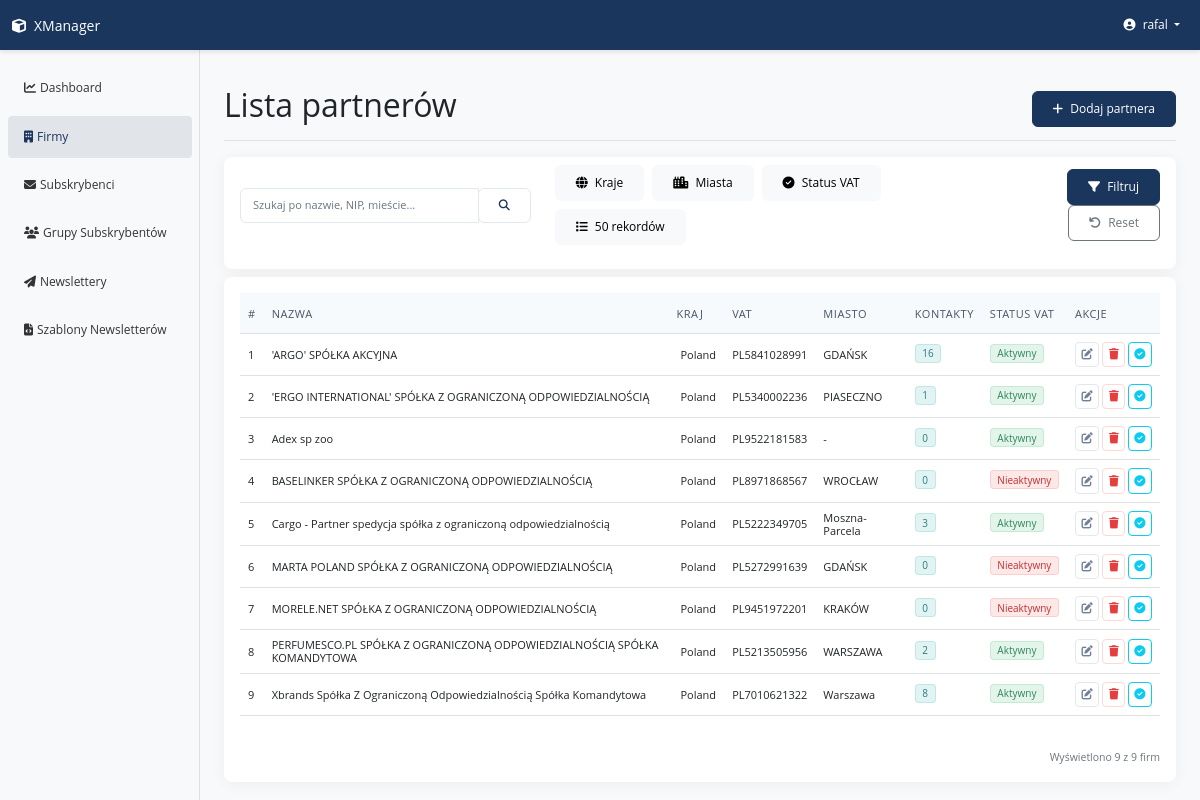
Page /partner/ (signed in) on the committed database.
### apps/partner/models.py (models this page shows, shortened)
class Partner(CoreModel):
    country = CountryField(
        verbose_name=('Kraj'),
        help_text=(
            'Choose country, to specify a method of VAT number verification')
    )
    vat_number = models.CharField(
        max_length=20,
        verbose_name=('VAT number'),
        help_text=('Enter VAT number without country prefix')
    )
    name = models.CharField(
        max_length=100,
        verbose_name='Company name',
        blank=True,
        editable=True
    )
    name_verified = models.BooleanField(
        default=False,
        verbose_name=('Verified Name'),
        editable=True
    )
    city = models.CharField(
        max_length=100,
        verbose_name=('City'),
        blank=True,
        editable=True
    )
    street_name = models.CharField(
        max_length=100,
        verbose_name=('Street'),
        blank=True,
        editable=True
    )
    building_number = models.CharField(
        max_length=100,
        verbose_name=('Building number'),
        blank=True,
        editable=True
    )
    apartment_number = models.CharField(
        max_length=10,
        verbose_name=('Apartment number'),
        blank=True,
        null=True,
        editable=True
    )
    postal_code = models.CharField(
        max_length=10,
        verbose_name=('Postal code'),
        blank=True,
        editable=True
    )
    phone_number = models.CharField(
        validators=[phone_number_validator],
        verbose_name=('Phone number'),
        blank=True
    )
    additional_info = models.CharField(
        max_length=200,
        null=True,
        blank=True,
        verbose_name=('Additional information')
    )
    is_verified = models.BooleanField(
        default=False,
        verbose_name=('Verified'),
        editable=False
    )
    verification_date = models.DateTimeField(
        null=True,
        blank=True,
        verbose_name=('Verification date'),
        editable=False
    )
    verification_id = models.CharField(
        max_length=100,
        null=True,
        blank=True,
        verbose_name=('Verification ID'),
        help_text=('Unique query ID from government verification API system'),
        editable=False
    )
    subscriber = models.ManyToManyField(
        'subscriber.Subscriber',
        through='PartnerEmail',
        related_name='partnered_with',
        verbose_name=('Email contacts'),
        help_text=('Max 10 email addresses')
    )
    def get_full_vat_number(self):
        return f"{self.country.code}{self.vat_number}"
    class Meta:
        verbose_name = ('Partner')
        verbose_name_plural = ('Partners')
        unique_together = [('country', 'vat_number')]

### apps/partner/views.py (the view)
# urls.py: path('', views.PartnerListView.as_view(), name='partner_list'),
class PartnerListView(LoginRequiredMixin, ListView):
    model = Partner
    template_name = 'partner/partner_list.html'
    context_object_name = 'partners'
    paginate_by = 50  # Domyślna liczba rekordów na stronę
    ordering = ['name']
    def get_queryset(self):
        queryset = super().get_queryset()
        search_query = self.request.GET.get('search', '')
        country_filters = self.request.GET.getlist('country')
        city_filters = self.request.GET.getlist('city')
        status_filter = self.request.GET.get('status', '')
        if search_query:
            queryset = queryset.filter(
                Q(name__icontains=search_query) |
                Q(vat_number__icontains=search_query) |
                Q(city__icontains=search_query)
            )
        if country_filters:
            queryset = queryset.filter(country__in=country_filters)
        if city_filters:
            queryset = queryset.filter(city__in=city_filters)
        if status_filter == 'verified':
            queryset = queryset.filter(is_verified=True)
        elif status_filter == 'unverified':
            queryset = queryset.filter(is_verified=False)
        page_size = self.request.GET.get('page_size')
        if page_size and page_size.isdigit():
            self.paginate_by = int(page_size)
        return queryset
    def get_context_data(self, **kwargs):
        context = super().get_context_data(**kwargs)
        context = add_to_context(context)
        sorted_countries = context['countries']
        form = PartnerFilterForm(
            self.request.GET or None,
            countries=sorted_countries
        )
        context['filter_form'] = form
        context['search_query'] = self.request.GET.get('search', '')
        context['selected_countries'] = self.request.GET.getlist('country')
        context['selected_cities'] = self.request.GET.getlist('city')
        context['selected_status'] = self.request.GET.get('status', '')
        context['selected_page_size'] = self.request.GET.get(
            'page_size', str(self.paginate_by))
        context['default_page_size'] = str(self.paginate_by)
        cities = sorted({p.city for p in Partner.objects.filter(
            city__isnull=False).exclude(city='')})
        context['cities'] = cities
        return context

### templates/partner/partner_list.html (shortened to what this page needs)
{% extends "base.html" %}
{% load static %}
{% block page_title %}Lista partnerów{% endblock %}
{% block page_actions %}
    <a href="{% url 'partner:partner_create' %}" class="btn btn-primary">
        <i class="fas fa-plus me-1"></i> Dodaj partnera
    </a>
{% endblock %}
{% block content %}
    <div class="card mb-2">
        <div class="card-body py-2">
            <form method="get" action="{% url 'partner:partner_list' %}" id="filterForm" class="row align-items-center">
                <div class="col-md-4">
                    <div class="input-group input-group-sm">
                        <input type="text" class="form-control form-control-sm" name="search"
                               placeholder="Szukaj po nazwie, NIP, mieście..."
                               value="{{ search_query|default:'' }}">
                        <button class="btn btn-outline-primary btn-sm" type="submit">
                            <i class="fas fa-search"></i>
                        </button>
                    </div>
                </div>
                <div class="col-md-6">
                    <div class="d-flex flex-wrap gap-2">
<div class="dropdown">
    <button class="btn btn-sm btn-light filter-btn" type="button" id="countryFilterDropdown" data-bs-toggle="dropdown" aria-expanded="false">
        <i class="fas fa-globe"></i>
        <span class="ms-1">Kraje</span>
    </button>
</div>
<div class="dropdown">
    <button class="btn btn-sm btn-light filter-btn" type="button" id="cityFilterDropdown" data-bs-toggle="dropdown" aria-expanded="false">
        <i class="fas fa-city"></i>
        <span class="ms-1">Miasta</span>
    </button>
</div>
                        <div class="dropdown">
                            <button class="btn btn-sm btn-light filter-btn" type="button" id="vatStatusFilterDropdown" data-bs-toggle="dropdown" aria-expanded="false">
                                <i class="fas fa-check-circle"></i>
                                <span class="ms-1">Status VAT</span>
                            </button>
                        </div>
                        <div class="dropdown">
                            <button class="btn btn-sm btn-light filter-btn" type="button" id="pageSizeFilterDropdown" data-bs-toggle="dropdown" aria-expanded="false">
                                <i class="fas fa-list"></i>
                                <span class="ms-1" id="pageSizeText">{{ selected_page_size|default:default_page_size }} rekordów</span>
                            </button>
                        </div>
                    </div>
                </div>
                <div class="col-md-2 text-end">
                    <button type="submit" class="btn btn-sm btn-primary">
                        <i class="fas fa-filter me-1"></i> Filtruj
                    </button>
                    <a href="{% url 'partner:partner_list' %}" class="btn btn-sm btn-outline-secondary ms-1">
                        <i class="fas fa-undo me-1"></i> Reset
                    </a>
                </div>
            </form>
        </div>
    </div>
    <div class="card">
        <div class="card-body">
            {% if partners %}
            <div class="table-responsive">
                <table class="table table-hover table-sm">
                    <thead>
                        <tr>
                            <th scope="col">#</th>
                            <th scope="col">Nazwa</th>
                            <th scope="col">Kraj</th>
                            <th scope="col">VAT</th>
                            <th scope="col">Miasto</th>
                            <th scope="col">Kontakty</th>
                            <th scope="col">Status VAT</th>
                            <th scope="col">Akcje</th>
                        </tr>
                    </thead>
                    <tbody>
                        {% for partner in partners %}
                        <tr>
                            <td>{{ page_obj.start_index|add:forloop.counter0 }}</td>
                            <td>{{ partner.name }}</td>
                            <td>
                                {% if partner.country %}
                                    {{ partner.country.name }}
                                {% else %}
                                    -
                                {% endif %}
                            </td>
                            <td>{{ partner.get_full_vat_number }}</td>
                            <td>{{ partner.city|default:"-" }}</td>
                            <td>
                                <span class="badge badge-company">{{ partner.emails.count }}</span>
                            </td>
                            <td>
                                {% if partner.is_verified %}
                                    <span class="badge badge-active">Aktywny</span>
                                {% else %}
                                    <span class="badge badge-inactive">Nieaktywny</span>
                                {% endif %}
                            </td>
                            <td>
                                <div class="btn-group">
                                    <a href="{% url 'partner:partner_update' partner.pk %}" class="btn btn-sm btn-outline-secondary btn-action" title="Edytuj">
                                        <i class="fas fa-edit"></i>
                                    </a>
                                    <form method="post" action="{% url 'partner:partner_delete' partner.pk %}"
                                          onsubmit="return confirm('Czy na pewno chcesz usunąć tego partnera?');"
                                          style="display: inline;">
                                        <button type="submit" class="btn btn-sm btn-outline-danger btn-action" title="Usuń">
                                            <i class="fas fa-trash"></i>
                                        </button>
                                    </form>
                                    <a href="{% url 'partner:verify_vat' partner.pk %}" class="btn btn-sm btn-outline-info btn-action" title="Weryfikuj VAT">
                                        <i class="fas fa-check-circle"></i>
                                    </a>
                                </div>
                            </td>
                        </tr>
                        {% endfor %}
                    </tbody>
                </table>
            </div>
            <div class="text-end mt-3">
                <span class="text-muted small">Wyświetlono {{ partners|length }} z {% if paginator %}{{ paginator.count }}{% else %}{{ partners|length }}{% endif %} firm</span>
            </div>
            {% else %}
            <div class="alert alert-info">
                <i class="fas fa-info-circle me-2"></i> Brak partnerów do wyświetlenia.
            </div>
            {% endif %}
        </div>
    </div>
{% endblock %}

### templates/navbar.html (shortened to what this page needs)
    <nav class="navbar navbar-expand-lg navbar-dark bg-primary sticky-top">
        <div class="container-fluid">
            <a class="navbar-brand" href="{% url 'home' %}">
                <i class="fas fa-cube me-2"></i>XManager
            </a>
            <div class="collapse navbar-collapse" id="navbarNav">
                <ul class="navbar-nav">
                    <li class="nav-item dropdown">
                        <a class="nav-link dropdown-toggle" href="#" id="userDropdown" role="button" data-bs-toggle="dropdown" aria-expanded="false">
                            <i class="fas fa-user-circle me-1"></i> {{ request.user.username }}
                        </a>
                    </li>
                </ul>
            </div>
        </div>
    </nav>

### rows in the picture
Partner: start_index|add "1", name "'ARGO' SPÓŁKA AKCYJNA", country.name "Poland", get_full_vat_number "PL5841028991", city "GDAŃSK", emails.count "16", is_verified "Aktywny"
Partner: start_index|add "2", name "'ERGO INTERNATIONAL' SPÓŁKA Z OGRANICZONĄ ODPOWIEDZIALNOŚCIĄ", country.name "Poland", get_full_vat_number "PL5340002236", city "PIASECZNO", emails.count "1", is_verified "Aktywny"
Partner: start_index|add "3", name "Adex sp zoo", country.name "Poland", get_full_vat_number "PL9522181583", city "-", emails.count "0", is_verified "Aktywny"
Partner: start_index|add "4", name "BASELINKER SPÓŁKA Z OGRANICZONĄ ODPOWIEDZIALNOŚCIĄ", country.name "Poland", get_full_vat_number "PL8971868567", city "WROCŁAW", emails.count "0", is_verified "Nieaktywny"
Partner: start_index|add "5", name "Cargo - Partner spedycja spółka z ograniczoną odpowiedzialnością", country.name "Poland", get_full_vat_number "PL5222349705", city "Moszna-Parcela", emails.count "3", is_verified "Aktywny"
Partner: start_index|add "6", name "MARTA POLAND SPÓŁKA Z OGRANICZONĄ ODPOWIEDZIALNOŚCIĄ", country.name "Poland", get_full_vat_number "PL5272991639", city "GDAŃSK", emails.count "0", is_verified "Nieaktywny"
Partner: start_index|add "7", name "MORELE.NET SPÓŁKA Z OGRANICZONĄ ODPOWIEDZIALNOŚCIĄ", country.name "Poland", get_full_vat_number "PL9451972201", city "KRAKÓW", emails.count "0", is_verified "Nieaktywny"
Partner: start_index|add "8", name "PERFUMESCO.PL SPÓŁKA Z OGRANICZONĄ ODPOWIEDZIALNOŚCIĄ SPÓŁKA KOMANDYTOWA", country.name "Poland", get_full_vat_number "PL5213505956", city "WARSZAWA", emails.count "2", is_verified "Aktywny"
Partner: start_index|add "9", name "Xbrands Spółka Z Ograniczoną Odpowiedzialnością Spółka Komandytowa", country.name "Poland", get_full_vat_number "PL7010621322", city "Warszawa", emails.count "8", is_verified "Aktywny"

### other values in the picture
{{ request.user.username }} "rafal"
{{ partners|length }} "9"
{{ paginator.count }} "9"
